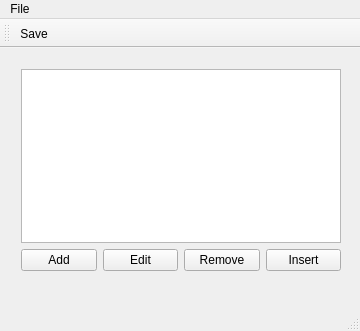
<?xml version="1.0" encoding="UTF-8"?>
<ui version="4.0">
 <class>MainWindow</class>
 <widget class="QMainWindow" name="MainWindow">
  <property name="geometry">
   <rect>
    <x>0</x>
    <y>0</y>
    <width>360</width>
    <height>331</height>
   </rect>
  </property>
  <property name="windowTitle">
   <string>MainWindow</string>
  </property>
  <widget class="QWidget" name="centralWidget">
   <widget class="QWidget" name="layoutWidget">
    <property name="geometry">
     <rect>
      <x>10</x>
      <y>10</y>
      <width>342</width>
      <height>224</height>
     </rect>
    </property>
    <layout class="QVBoxLayout" name="verticalLayout">
     <item>
      <widget class="QListView" name="listView"/>
     </item>
     <item>
      <layout class="QHBoxLayout" name="horizontalLayout">
       <item>
        <widget class="QPushButton" name="addButton">
         <property name="enabled">
          <bool>true</bool>
         </property>
         <property name="text">
          <string>Add</string>
         </property>
        </widget>
       </item>
       <item>
        <widget class="QPushButton" name="editButton">
         <property name="text">
          <string>Edit</string>
         </property>
        </widget>
       </item>
       <item>
        <widget class="QPushButton" name="removeButton">
         <property name="text">
          <string>Remove</string>
         </property>
        </widget>
       </item>
       <item>
        <widget class="QPushButton" name="insertButton">
         <property name="text">
          <string>Insert</string>
         </property>
        </widget>
       </item>
      </layout>
     </item>
    </layout>
   </widget>
  </widget>
  <widget class="QMenuBar" name="menuBar">
   <property name="geometry">
    <rect>
     <x>0</x>
     <y>0</y>
     <width>360</width>
     <height>21</height>
    </rect>
   </property>
   <widget class="QMenu" name="menuWIndow_name">
    <property name="title">
     <string>File</string>
    </property>
    <addaction name="saveAction"/>
   </widget>
   <addaction name="menuWIndow_name"/>
  </widget>
  <widget class="QToolBar" name="mainToolBar">
   <attribute name="toolBarArea">
    <enum>TopToolBarArea</enum>
   </attribute>
   <attribute name="toolBarBreak">
    <bool>false</bool>
   </attribute>
   <addaction name="saveAction"/>
  </widget>
  <widget class="QStatusBar" name="statusBar"/>
  <action name="saveAction">
   <property name="icon">
    <iconset>
     <normaloff>images/save.png</normaloff>images/save.png</iconset>
   </property>
   <property name="text">
    <string>Save</string>
   </property>
  </action>
 </widget>
 <layoutdefault spacing="6" margin="11"/>
 <resources/>
 <connections/>
</ui>
